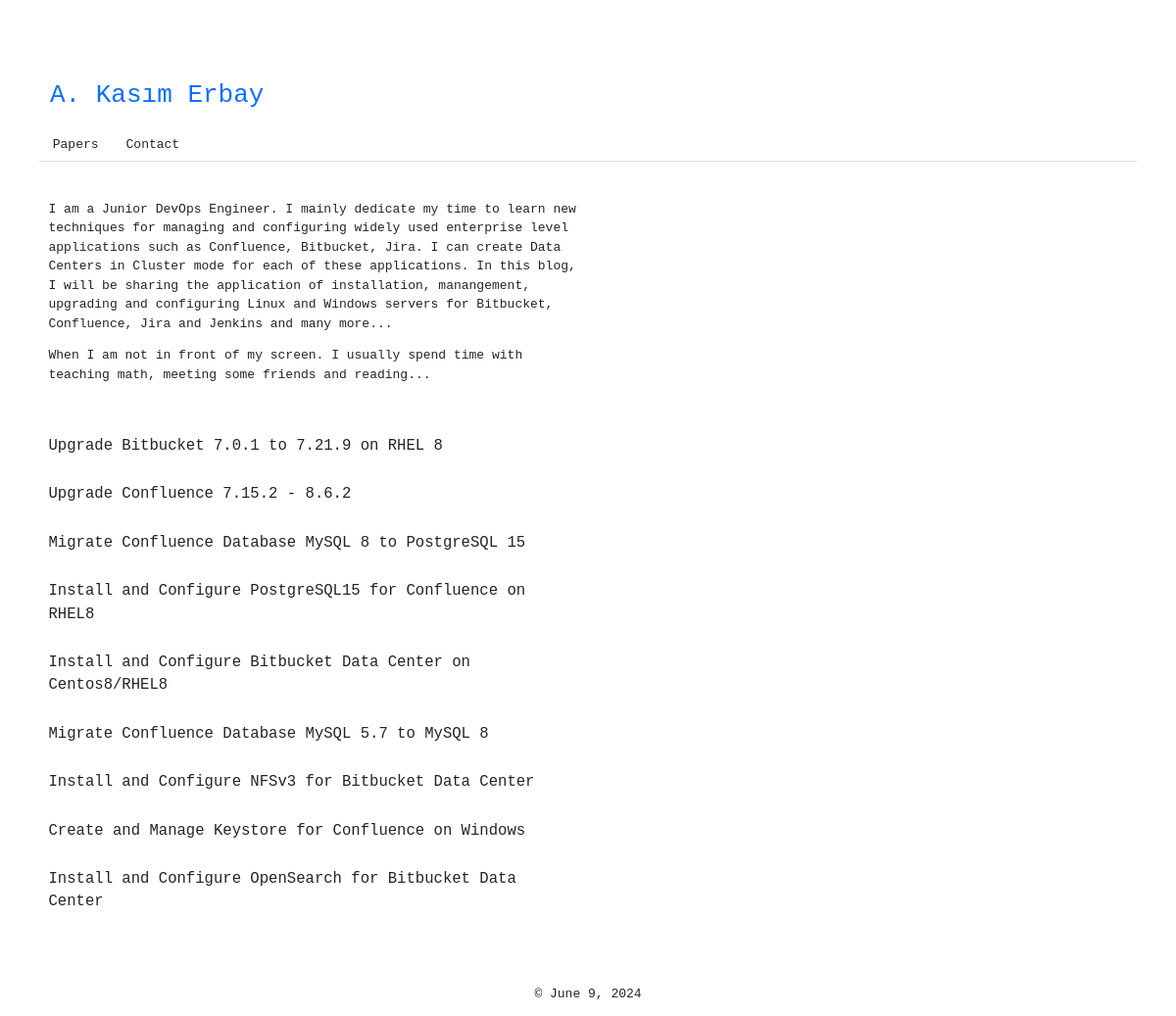
The page / on the database its author committed.
### blog/models.py (models this page shows, shortened)
class Navs(models.Model):
    id = models.IntegerField(primary_key=True)
    nav_item = models.CharField(default=None, max_length=10)

class Paper(models.Model):
    id = models.IntegerField(primary_key=True)
    author = models.CharField(default="Ahmet Kasım Erbay", max_length=25)
    title = models.CharField(max_length=60)
    date = models.DateField(auto_now=False, auto_now_add=False)
    post_link = models.URLField(default=None, max_length=200)

### blog/views.py (the view)
# urls.py: path("", views.papers, name="about"),
def papers(request):
        papers = Paper.objects.all()
        infos = Contact.objects.all()
        try:
            papers = Paper.objects.all()
            return render(request, "blog/papers.html", {"content":content,"posts":papers})
        except:
            raise Http404()

### blog/templates/blog/papers.html
{% extends 'base.html' %}
{% load static %}
{% block css_styles %}
    <link rel="stylesheet" href="{% static 'blog/main.css' %}">
{% endblock css_styles %}
{% block content %}
    <div class="container d-flex flex-row ">
        <div class="row">
            <div class="col-lg-6 d-flex flex-column justify-content-start ">
                <div class="pt-5 d-flex flex-column flex-wrap col">
                    <p>
                        I am a Junior DevOps Engineer. I mainly dedicate my time to learn new techniques for managing and configuring widely used enterprise level applications such as Confluence, Bitbucket, Jira. I can create Data Centers in Cluster mode for each of these applications. In this blog, I will be sharing the application of installation, manangement, upgrading and configuring Linux and Windows servers for Bitbucket, Confluence, Jira and Jenkins and many more...
                    </p>
                    <p>
                        When I am not in front of my screen. I usually spend time with teaching math, meeting some friends and reading...
                    </p>
                </div>
                <div class="pt-5 d-flex flex-column flex-wrap col">
                    {% for post in posts %}
                            <a href="{{post.post_link}}" class="text-decoration-none">
                                <div class="col">
                                    <div class="card border-0">
                                        <div class="card-header p-0 border-0 m-0 mb-3 ">
                                            <p>{{post.title}}</p>
                                        </div>
                                    </div>
                                </div>
                            </a>
                    {% endfor %}
                </div>
            </div>
        </div>
    </div>
{% endblock content %}

### my_site/templates/base.html (shortened to what this page needs)
{% load static %}
<!DOCTYPE html>
<html lang="en">
<head>
    <link href="https://cdn.jsdelivr.net/npm/bootstrap@5.0.2/dist/css/bootstrap.min.css" rel="stylesheet">
    <link href="https://cdn.jsdelivr.net/npm/bootstrap@5.3.0-alpha1/dist/css/bootstrap.min.css" rel="stylesheet">
    {% block css_styles %}
    {% endblock css_styles %}
</head>
<body>
    <div class="container pb-5 pt-5 ">
    </div>
    <div class="container">
        {% block header-nav %}
            <header>
                    <p class="header_name">
                        <a class="text-decoration-none " href="{% url 'papers' %}">
                            {{content.name}}
                        </a>
                    </p>
                    <ul class="nav nav-tabs">
                        {% for nav in content.navs %}
                            <div>
                                <li class="nav-item">
                                    <a class="nav-link" href="{% url nav.nav_item %}">
                                        {{nav.nav_item|title}}
                                    </a>
                                </li>
                            </div>
                        {% endfor %}
                    </ul>
            </header>
        {% endblock header-nav%}
    </div>
    <div class="container mb-5 pb-5">
        <div>
                {% block content %}
                {% endblock content %}
        </div>
    </div>
    <div class="footer fixed-bottom text-center">
        <p>&copy; {{content.date}}</p>
    </div>
</body>
</html>

### blog/static/blog/main.css (style rules this page uses)
* { font-family: monospace; }
.header_name { font-size: xx-large; padding-left: 1%; }
.nav-link { color: rgb(37, 37, 37); margin-bottom: 5px; }
.card-header { background-color: white; font-size: larger; }

### rows shown on the page
Navs: nav_item "Papers"
Navs: nav_item "Contact"
Paper: title "Upgrade Bitbucket 7.0.1 to 7.21.9 on RHEL 8"
Paper: title "Upgrade Confluence 7.15.2 - 8.6.2"
Paper: title "Migrate Confluence Database MySQL 8 to PostgreSQL 15"
Paper: title "Install and Configure PostgreSQL15 for Confluence on RHEL8"
Paper: title "Install and Configure Bitbucket Data Center on Centos8/RHEL8"
Paper: title "Migrate Confluence Database MySQL 5.7 to MySQL 8"
Paper: title "Install and Configure NFSv3 for Bitbucket Data Center"
Paper: title "Create and Manage Keystore for Confluence on Windows"
Paper: title "Install and Configure OpenSearch for Bitbucket Data Center"

### other values the page prints
{{ content.name }} "A. Kasım Erbay"
{{ content.date }} "June 9, 2024"
